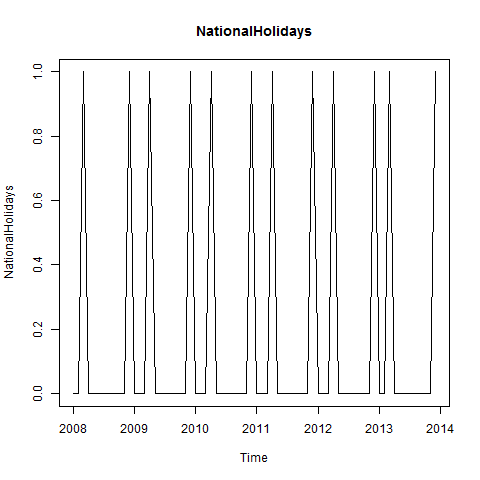

This chart was generated by the following R code:
#Creates NationalHolidays plot

png("Plots/NationalHolidays_plot.png")
plot(NationalHolidays, main="NationalHolidays")
dev.off()